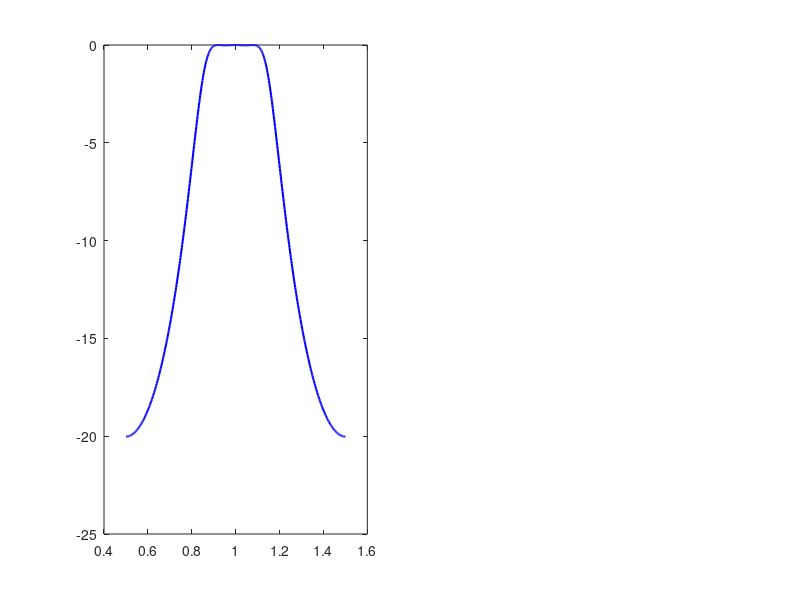

The MATLAB script that drew this image: (Note: this script raises an error after producing the figure.)
% Problem 2: Symmetrical Cascaded Bandpass Filters (Corrected)
f_norm = linspace(0.5, 1.5, 500);
beta_l = pi * f_norm; % Electrical length of lambda/2 @ f0
Z0 = 50; % Reference impedance

% --- CORRECTED IMPEDANCES AND ORDERS ---
% To maximize attenuation, we use the absolute limits: 20 and 180 ohms.
% Case 1
% TEST CASE 1:
%Zc_case1 = [20, 180, 20];
% CORRECT CASE 1:
Zc_case1 = [20, 160, 20]; 

% Case 2
% TEST CASE 2
%Zc_case2 = [20, 180, 20, 180, 20];
% CORRECT CASE 2
Zc_case2 = [20, 135, 20, 135, 20]; 
 
% Preallocate arrays for speed
S21_case1 = zeros(1, length(f_norm)); 
S21_case2 = zeros(1, length(f_norm));

% Calculate Cascaded S21
for k = 1:length(f_norm)
    bl = beta_l(k);
    
    % --- Case 1 Cascade (N=3) ---
    ABCD_1 = eye(2);
    for i = 1:length(Zc_case1)
        Zc = Zc_case1(i);
        A = cos(bl); 
        B = 1i * Zc * sin(bl);
        C = 1i * (1/Zc) * sin(bl); 
        D = cos(bl);
        ABCD_1 = ABCD_1 * [A, B; C, D];
    end
    S21_case1(k) = 2*Z0 / (Z0*ABCD_1(1,1) + ABCD_1(1,2) + Z0^2*ABCD_1(2,1) + Z0*ABCD_1(2,2));
    
    % --- Case 2 Cascade (N=5) ---
    ABCD_2 = eye(2);
    for i = 1:length(Zc_case2)
        Zc = Zc_case2(i);
        A = cos(bl); 
        B = 1i * Zc * sin(bl);
        C = 1i * (1/Zc) * sin(bl); 
        D = cos(bl);
        ABCD_2 = ABCD_2 * [A, B; C, D];
    end
    S21_case2(k) = 2*Z0 / (Z0*ABCD_2(1,1) + ABCD_2(1,2) + Z0^2*ABCD_2(2,1) + Z0*ABCD_2(2,2));
end

% --- Plotting ---
figure('Position', [100, 100, 1000, 450]);

% Convert complex S21 to dB
S21_case1_dB = 20*log10(abs(S21_case1));
S21_case2_dB = 20*log10(abs(S21_case2));

% Case 1 Plot
subplot(1, 2, 1);
plot(f_norm, S21_case1_dB, 'b-', 'LineWidth', 1.5); hold on;
yline(-0.5, 'r--', 'LineWidth', 1.2);
yline(-20, 'y--', 'LineWidth', 1.2);
xline(0.85, 'g:'); 
xline(1.15, 'g:');
ylim([-40, 2]);
title('Case 1: 30% FBW, N=3');
xlabel('f / f_0'); ylabel('|S_{21}| (dB)');
grid on; 
legend('|S_{21}|', '-0.5 dB Ripple Limit', '-20 dB IL Target', 'Location', 'south');

% Case 2 Plot
subplot(1, 2, 2);
plot(f_norm, S21_case2_dB, 'b-', 'LineWidth', 1.5); hold on;
yline(-1.5, 'r--', 'LineWidth', 1.2);
yline(-35, 'y--', 'LineWidth', 1.2);
xline(0.80, 'g:'); 
xline(1.20, 'g:');
ylim([-60, 2]);
title('Case 2: 40% FBW, N=5');
xlabel('f / f_0'); ylabel('|S_{21}| (dB)');
grid on; 
legend('|S_{21}|', '-1.5 dB Ripple Limit', '-35 dB IL Target', 'Location', 'south');
